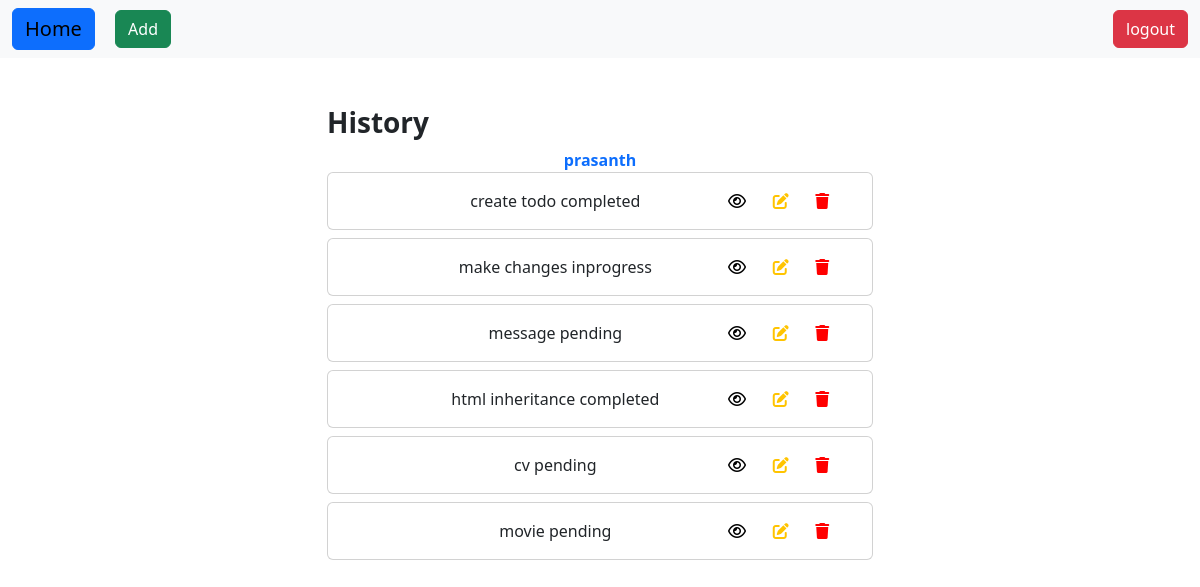
The page /todo/all/ (signed in) on the database its author committed.
### myapp/models.py (models this page shows, shortened)
class Todo(models.Model):
    title=models.CharField(max_length=200)
    created_date=models.DateField(auto_now_add=True,blank=True)
    user_objects=models.ForeignKey(User,on_delete=models.CASCADE)
    options=(
        ("completed","completed"),
        ("pending","pending"),
        ("inprogress","inprogress")
    )
    status=models.CharField(max_length=200,choices=options,default="pending")

### myapp/views.py (the view)
# urls.py: path('todo/all/',views.TodoListView.as_view(),name="todo-list"),
@method_decorator(desc,name="dispatch")
class TodoListView(View):
    def get(self,request,*args,**kwargs):
        qs=Todo.objects.filter(user_objects=request.user)
        return render(request,"todo_list.html",{"data":qs})

### myapp/views.py (called while the page is built)
def signin_required(fn):
    def wrapper(request,*args,**kwargs):
        if not request.user.is_authenticated:
            return redirect("signin")
        else:
            return fn(request,*args,**kwargs)
    return wrapper

### myapp/templates/todo_list.html (shortened to what this page needs)
{%extends 'base.html'%}
{%block main_block%}
<div class="container">
    <div class="row mt-5">
        <div class="col-3"></div>
        <div class="col-6">
            <h3 class="fw-bold">History</h3>
            <div class="text-center text-primary fw-bold">
                {{request.user}}
            </div>
           {%for t in data%}
           <div class="card mb-2">
            <div class="card-body">
               <div class="row">
                <div class="col-2"></div>
                <div class="col-6 d-flex justify-content-center">
                    {{t.title}}
                    {{t.status}}
                </div>
                <div class="col-4 d-flex justify-content-evenly">
                        <a href="{%url 'todo-detail' t.id%}"><i class="fa-regular fa-eye" style="color: #000000;"></i></a>
                        <a href="{%url 'todo-update' t.id%}"><i class="fa-solid fa-pen-to-square fa-1x" style="color: #ffc400;"></i></a>
                        <a href="{%url 'todo-remove' t.id%}"><i class="fa-solid fa-trash fa-1x" style="color: #ff0000;"></i></a>
                </div>
               </div>
            </div>
          </div>
           {%endfor%}
        </div>
        <div class="col-3"></div>
    </div>
</div>
{%endblock%}

### myapp/templates/base.html (shortened to what this page needs)
<!DOCTYPE html>
<html lang="en">
<head>
    <link href="https://cdn.jsdelivr.net/npm/bootstrap@5.3.2/dist/css/bootstrap.min.css" rel="stylesheet">
    <link rel="stylesheet" href="https://cdnjs.cloudflare.com/ajax/libs/font-awesome/6.5.1/css/all.min.css" />
    <link href="https://unpkg.com/aos@2.3.1/dist/aos.css" rel="stylesheet">
</head>
<body>
    <nav class="navbar sticky-top bg-body-tertiary">
        <div class="container-fluid">
          <div><a class="navbar-brand btn btn-primary" href="{%url 'todo-list'%}">Home</a>
            <a href="{%url 'todo-add'%}" class="btn btn-success">Add</a></div>
          <a href="{%url 'signout'%}" class="btn btn-danger">logout</a>
        </div>
      </nav>
      {%block main_block%}
      {%endblock%}
</body>
</html>

### rows shown on the page
Todo: title "create todo", status "completed"
Todo: title "make changes", status "inprogress"
Todo: title "message", status "pending"
Todo: title "html inheritance", status "completed"
Todo: title "cv", status "pending"
Todo: title "movie", status "pending"

### other values the page prints
{{ request.user }} "prasanth"
